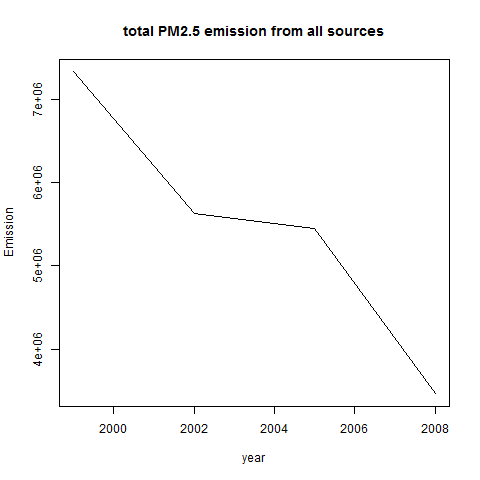

Source code (R):
# question1
# plot total pm2.5 emission
plot1 <- function(PM25)
{
  png(file="plot1.png")
  y <- c(1999,2002,2005,2008)
  
  #s <- rep(0,4)
  #for (i in 1:4)
  #{
  #  s[i] <- sum(PM25$Emission[PM25$year == y[i]])
  #}
  attach(PM25)
  s <- tapply(Emissions, list(year), sum)
  detach(PM25)
  plot(y,s,xlab="year",ylab="Emission", main="total PM2.5 emission from all sources",type="l")
  dev.off()
}

